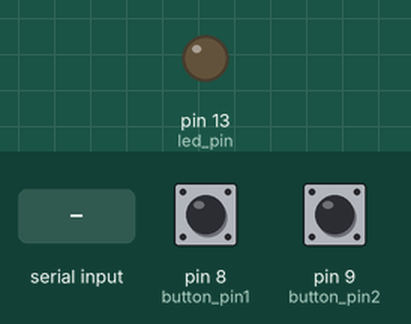
Recording of a sketch running on a simulated Arduino Uno, built with avr-gcc and run on an emulated ATmega328P. Shown: output pins drawn as LEDs (lit = HIGH). Inputs (shaded band) come from the test bench; at power-on: pin 8 (button_pin1) HIGH, pin 9 (button_pin2) HIGH.

Above: at 1.2 s.
1.3 s: "4" received over Serial
At 2.5 s:
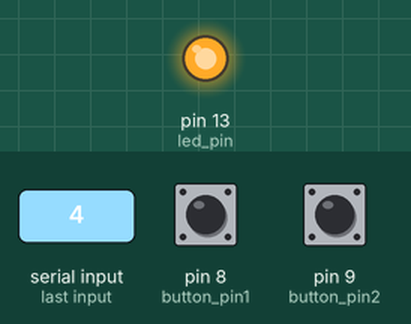
4.4 s: "3" received over Serial
At 4.9 s:
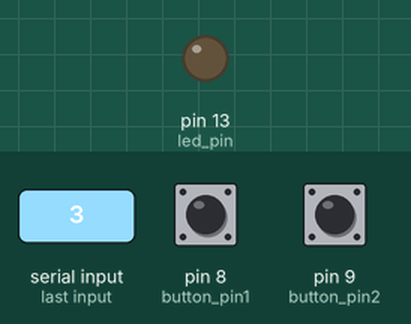
Timing chart, 0 to 7.4 s (numbered marks = the images above; inputs shaded):
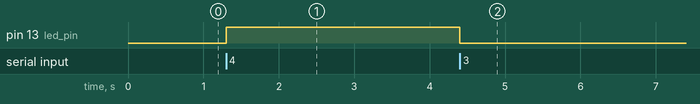

The sketch:

kmt_action.ino
```cpp
// thoralf - proof of concept für arduino vs. pd
int led_pin = 13;
int button_pin1 = 8;
int button_pin2 = 9;
char incoming_char;

// put your setup code here, to run once:
void setup() {
  pinMode(led_pin, OUTPUT);     // LED as output
  pinMode(button_pin1, INPUT);    // button as input
  digitalWrite(button_pin1, HIGH); // turns on pull-up resistor after input
  pinMode(button_pin2, INPUT);    // button as input
  digitalWrite(button_pin2, HIGH); // turns on pull-up resistor after input
  Serial.begin(9600);
}

void loop()
{
  // buttons
  while(digitalRead(button_pin2) == LOW)   // when pin goes LOW
    {
      Serial.write("1");
    }
  while(digitalRead(button_pin1) == LOW)   // when pin goes LOW
    {
      Serial.write("0");
    }

  // input vom rechner
  if (Serial.available() > 0) {
    // 3=an, 4=aus
    incoming_char = Serial.read();
    if (incoming_char == '3') {
      digitalWrite(led_pin, LOW);
    }
    if (incoming_char == '4') {
      digitalWrite(led_pin, HIGH);
    }
  }
}
```

Measured:
- after the input at 1.3 s, pin 13 (led_pin): LOW → HIGH at once
- after the input at 4.4 s, pin 13 (led_pin): HIGH → LOW at once
